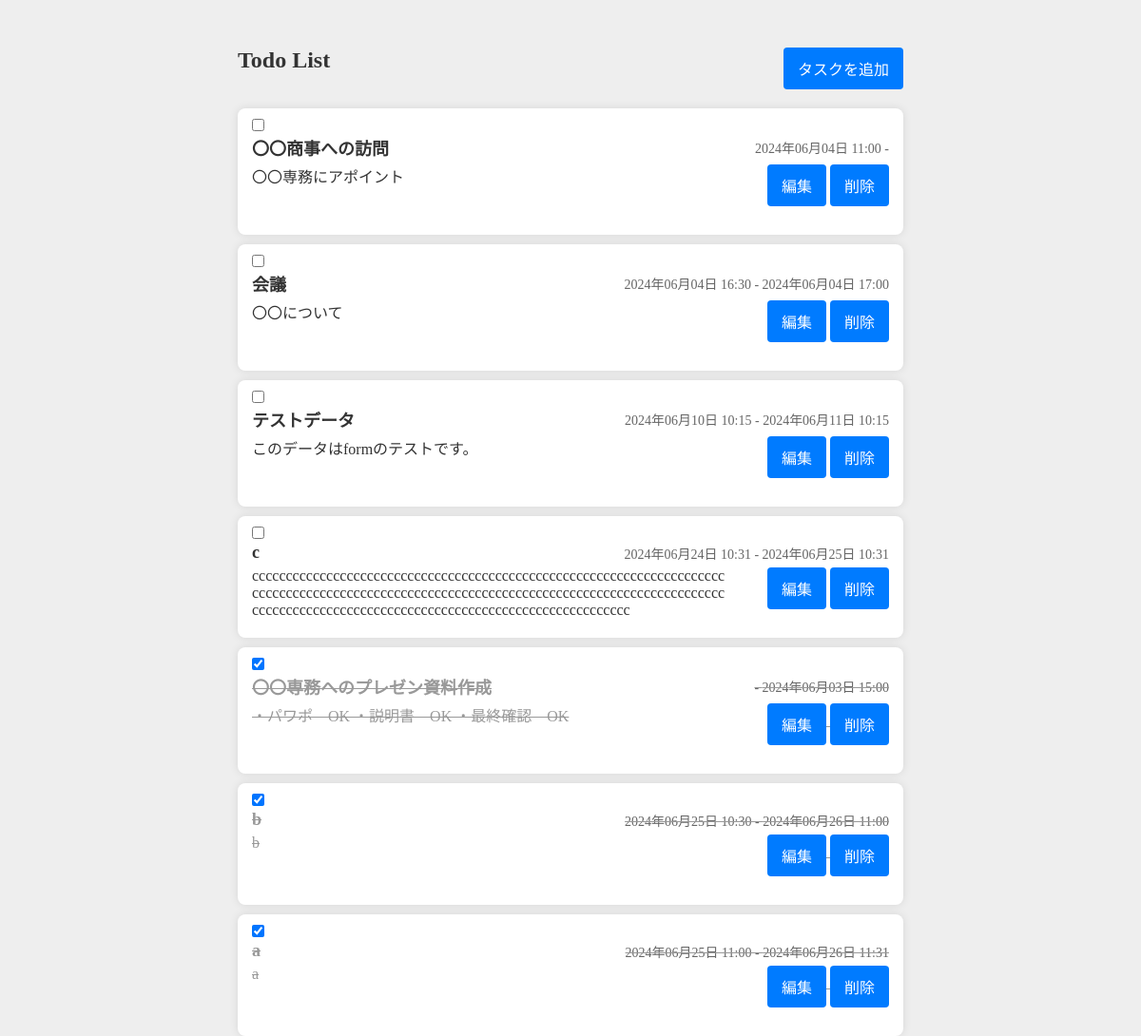
The page / on the database its author committed.
### mytodo/models.py (models this page shows, shortened)
class Task(models.Model):
    class Meta:
        db_table = "tasks"
    title = models.CharField(verbose_name="タスク名", max_length=255)
    description = models.TextField(verbose_name="詳細", null=True, blank=True)
    complete = models.IntegerField(verbose_name="完了フラグ", default=0)
    start_date = models.DateTimeField(verbose_name="開始日", null=True, blank=True)
    end_date = models.DateTimeField(verbose_name="終了日", null=True, blank=True)

### mytodo/views.py (the view)
class IndexView(View):
    def get(self, request):
        tasks = list(Task.objects.filter(complete=False).order_by('end_date'))
        compTasks = list(Task.objects.filter(complete=True).order_by('end_date'))
        todo_list = tasks + compTasks
        context = {
            "todo_list": todo_list
        }
        return render(request, "mytodo/index.html", context)

### templates/mytodo/index.html (shortened to what this page needs)
{% extends "base.html" %}
{% block contents %}
<div class="index">
<div class="h1a">
    <h1>Todo List</h1>
    <a href="{% url 'add' %}">タスクを追加</a>
</div>
<ul>
    {% for task in todo_list %}
    <li class="{% if task.complete %}complete{% endif %}">
        <form action="{% url 'update_task_complete' %}" method="post">
        <input type="checkbox" name="task_{{ task.id }}" onchange="this.form.submit()" {% if task.complete %} checked {% endif %}>
        <div class="task-header">
            <span class="task-title">{{ task.title }}</span>
            <span class="task-date">
                {{ task.start_date|date:"Y年m月d日 H:i" }} - {{ task.end_date|date:"Y年m月d日 H:i" }}
            </span>
        </div>
        <div class="paa">
            <p class="task-description">{{ task.description }}</p>
            <div class="aa">
                <a href="{% url 'update' task.id %}">編集</a>
                <a href="{% url 'delete' task.id %}">削除</a>
            </div>
        </div>
        </form>
    </li>
    {% endfor %}
</ul>
</div>
{% endblock %}

### templates/base.html (shortened to what this page needs)
{% load static %}
<!DOCTYPE html>
<html lang="ja">
<head>
    <link rel="stylesheet" href="{% static 'css/style.css' %}">
</head>
<body>
    <div class="container">
        {% block contents %}
        {% endblock %}
    </div>
</body>
</html>

### static/css/style.css (style rules this page uses)
* { margin: 0; padding: 0; }
body { background-color: #eeeeee; }
.container { height: 100vh; padding: 50px 250px; color: #333; }
h1 { font-size: 24px; margin-bottom: 20px; }
.index a { display: inline-block; margin-bottom: 20px; padding: 10px 15px; background-color: #007bff; color: white; text-decoration: none; border-radius: 4px; }
.index ul { list-style-type: none; }
.index li { background-color: white; margin-bottom: 10px; padding: 10px 15px; border-radius: 8px; box-shadow: 0 0 10px rgba(0,0,0,0.1); }
.index li.complete { text-decoration: line-through; color: #999; }
.task-header { display: flex; justify-content: space-between; align-items: center; margin-bottom: 5px; }
.task-title { font-weight: bold; font-size: 18px; }
.task-date { font-size: 14px; color: #666; }
.paa { display: flex; }
.paa p { width: 500px; word-wrap: break-word; }
.paa .aa { margin-left: auto; }
.h1a { display: flex; }
.h1a a { margin-left: auto; }

### rows shown on the page
Task: title "〇〇商事への訪問", start_date "2024年06月04日 11:00", description "〇〇専務にアポイント"
Task: title "会議", start_date "2024年06月04日 16:30", end_date "2024年06月04日 17:00", description "〇〇について"
Task: title "テストデータ", start_date "2024年06月10日 10:15", end_date "2024年06月11日 10:15", description "このデータはformのテストです。"
Task: title "c", start_date "2024年06月24日 10:31", end_date "2024年06月25日 10:31", description "cccccccccccccccccccccccccccccccccccccccccccccccccccccccccccccccccccccccccccccccccccccccccccccccccccccccccccccccccccccccccccccccccccccccccccccccccccccccccccccccccccccccccccccccccccccccccccccccccccc"
Task: complete "☑", title "〇〇専務へのプレゼン資料作成", end_date "2024年06月03日 15:00", description "・パワポ OK ・説明書 OK ・最終確認 OK"
Task: complete "☑", title "b", start_date "2024年06月25日 10:30", end_date "2024年06月26日 11:00", description "b"
Task: complete "☑", title "a", start_date "2024年06月25日 11:00", end_date "2024年06月26日 11:31", description "a"
